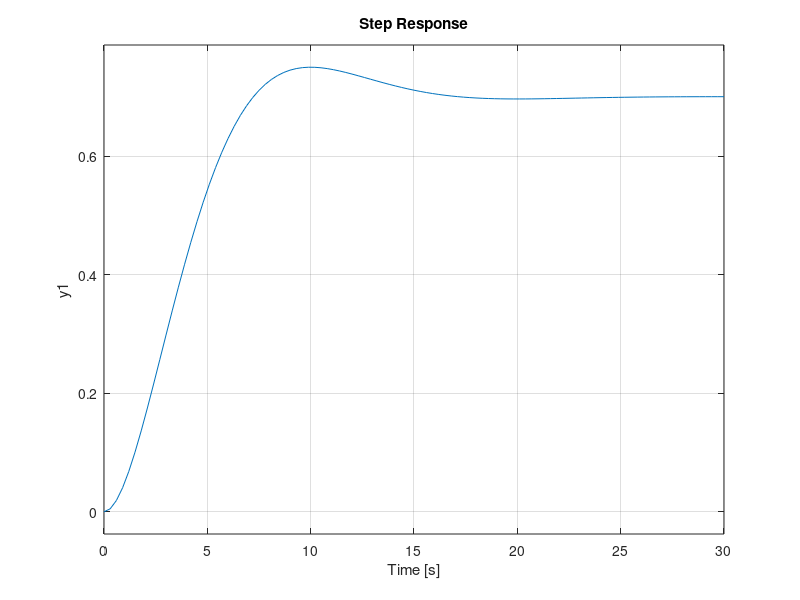

Here is the MATLAB script that generated this plot:
close all; clear all; history -c; clc;
pkg load control;

yss = 0.7;
ymax = 0.75;
K = yss;

% Se calcula Mp para poder obtener psita:
Mp = (ymax-yss)/yss;
psita = sqrt(log(Mp)^2/(pi^2 + log(Mp)^2)) % psita = 0.6432

% Con el tiempo pico se puede obtener Wn:
Tp = 10;
Wn = pi/(Tp*sqrt(1-0.6432^2)) % Wn = 0.4103

% Por ultimo se arma la F(s)
F = tf([K*Wn^2], [1 2*psita*Wn Wn^2])
step(F)
